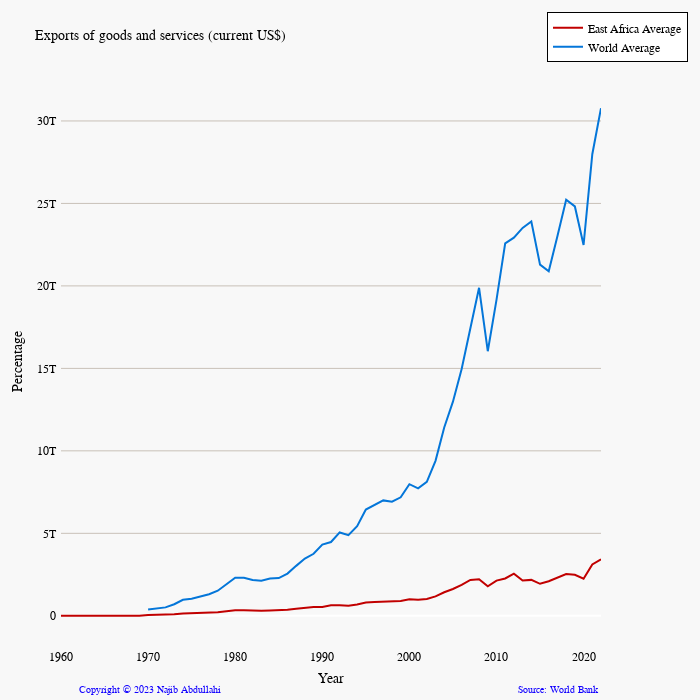

Write notebook code for a chart like this one.
### Code cell
# Extract the required columns
columns = ['Year','Exports of goods and services (current US$)']
df_selected = df[columns]
# Group the data by year and calculate the mean values
df_grouped = df_selected.groupby('Year').mean().round(2).reset_index()
# Extract Required Columns from World Data
cols=['Exports of goods and services (current US$) (World)',]
df_world_columns=world_data[cols]
# print(df_world_columns)
# Mege with Worldwide Data
merged_df = pd.merge(df_grouped, world_data[['Year', 'Exports of goods and services (current US$) (World)']],on='Year', how='outer')

# Rename columns to match the desired format
merged_df.rename(columns={
    'Exports of goods and services (current US$)': 'East Africa Average',
    'Exports of goods and services (current US$) (World)': 'World Average',
}, inplace=True)
# merged_df=merged_df[(merged_df['Year']>='2000')]
columns=merged_df.columns
colors = ['#C10000','#0476D9']
create_line_chart_grouped(merged_df,'Exports of goods and services (current US$)',columns[1:],colors)
